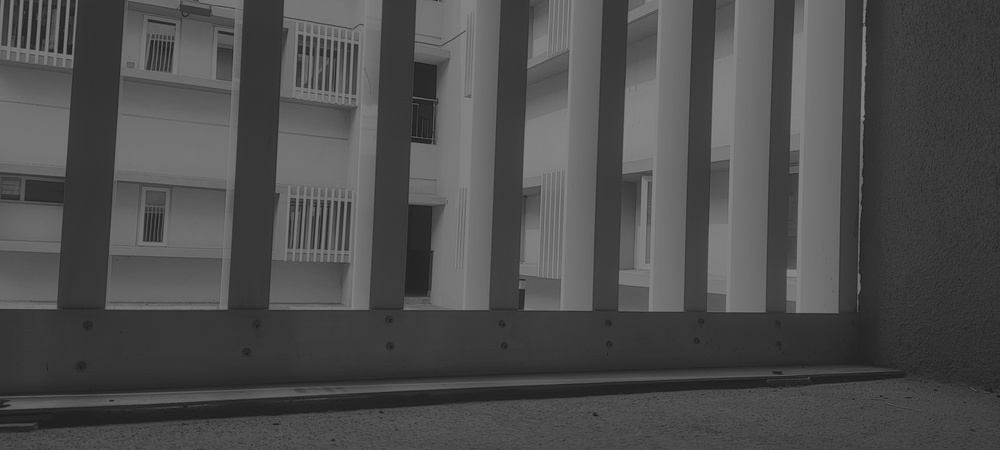
#> input picture DIP_Assignment1/Data/Q1_myRoomWindow.jpg, 1000 x 450 px, shrunk from 4000 x 1800 before the run
$ python Que1.py
#> lines starting #> are read from the running program, lines starting #| are printed output that depends on the picture
import cv2
import os
import numpy as np
import matplotlib.pyplot as plt
from Functions.autoHist import autoHist

#%% Importing the relevant function and setting directories
os.chdir(os.path.dirname(os.path.realpath(__file__)))

functionName = os.getcwd()+os.sep+'Functions'+os.sep+'autoHist.py'

exec(open(functionName).read())

#%% Reading Image and initial conversions
rawImage = cv2.imread(r'Data'+os.sep+'Q1_myRoomWindow.jpg') #Image to be improved
#> rawImage is the input picture: shape (450, 1000, 3); min 23, max 137, mean 77

if(rawImage.ndim==3):
    rawImage= cv2.cvtColor(rawImage, cv2.COLOR_BGR2GRAY) #grayscale conversion
#> rawImage: shape (450, 1000)

rawImage = cv2.normalize(rawImage, None, 0, 255, cv2.NORM_MINMAX) #Converting to avoid quantization issues
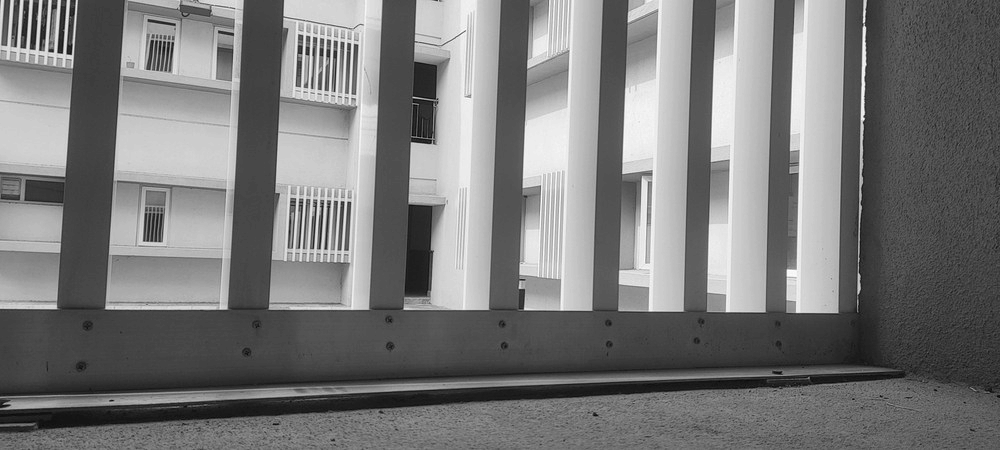
#> rawImage: shape (450, 1000); min 0, max 255, mean 120.8

#%% The main functionality
procImage = autoHist(rawImage)
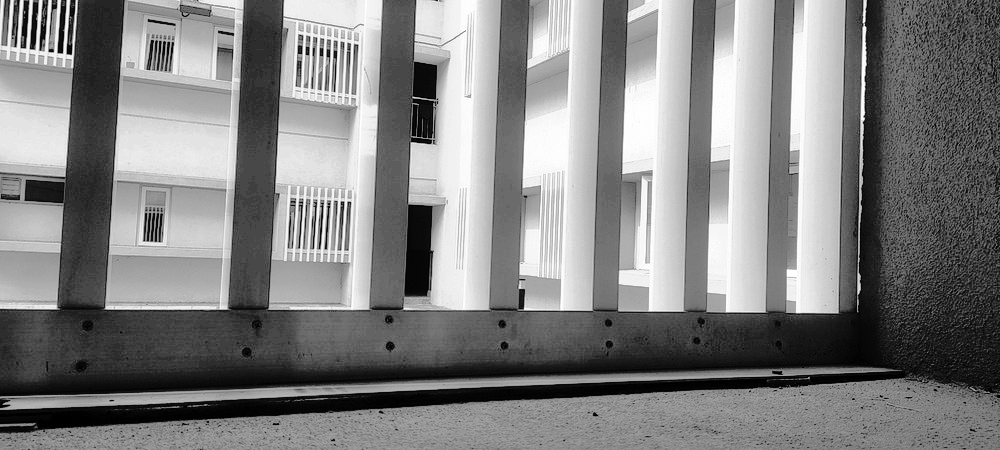
#> procImage: shape (450, 1000); min 0, max 254, mean 129.1

#%% Displaying Result and Writing the same
procImage = np.uint8(255 * procImage)
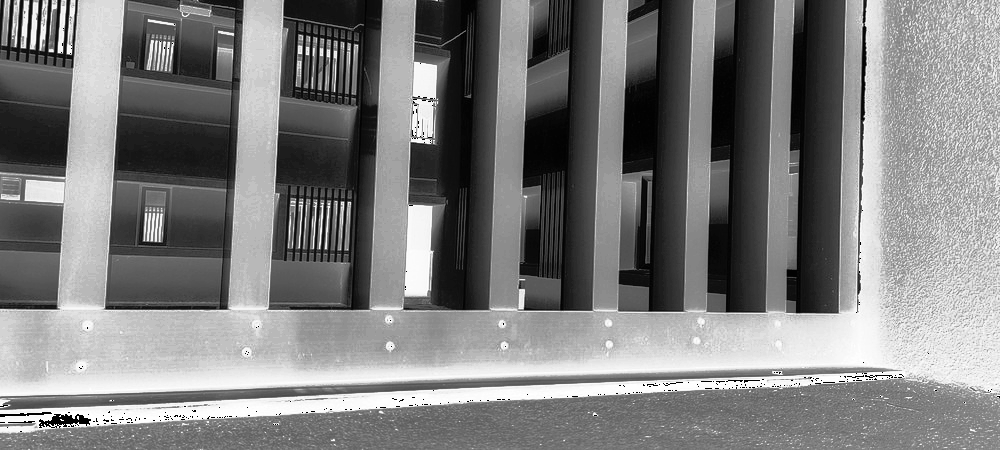
#> procImage: shape (450, 1000); min 0, max 255, mean 126.2

fig, axs = plt.subplots(1, 2)
axs[0].imshow(rawImage,cmap='gray')
axs[0].set_title('Original Image')
axs[1].imshow(procImage,cmap='gray')
axs[1].set_title('autoHist Image')
cv2.imwrite('Results'+os.sep+'Que1.png',procImage)
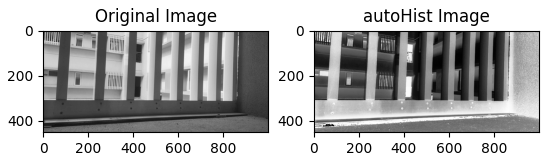
#> figure drawn by matplotlib, 2 panels

$ run again, with DIP_Assignment1/Data/grain.png saved as DIP_Assignment1/Data/Q1_myRoomWindow.jpg
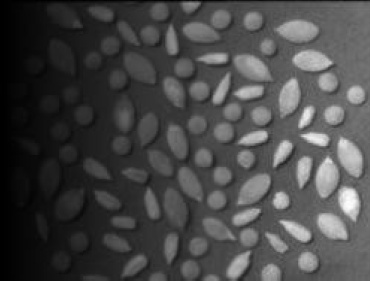
#> input picture DIP_Assignment1/Data/grain.png, 370 x 282 px
#> rawImage is the input picture: shape (282, 370, 3); min 0, max 255, mean 72
#> rawImage: shape (282, 370)
#> `procImage = np.uint8(255 * procImage)`:
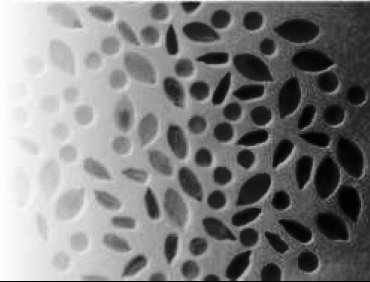
#> procImage: shape (282, 370); min 1, max 254, mean 128.1
#> `cv2.imwrite('Results'+os.sep+'Que1.png',procImage)`:
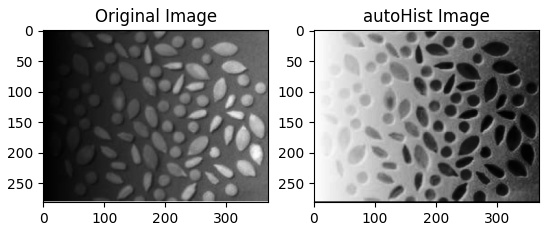
#> figure drawn by matplotlib, 2 panels
